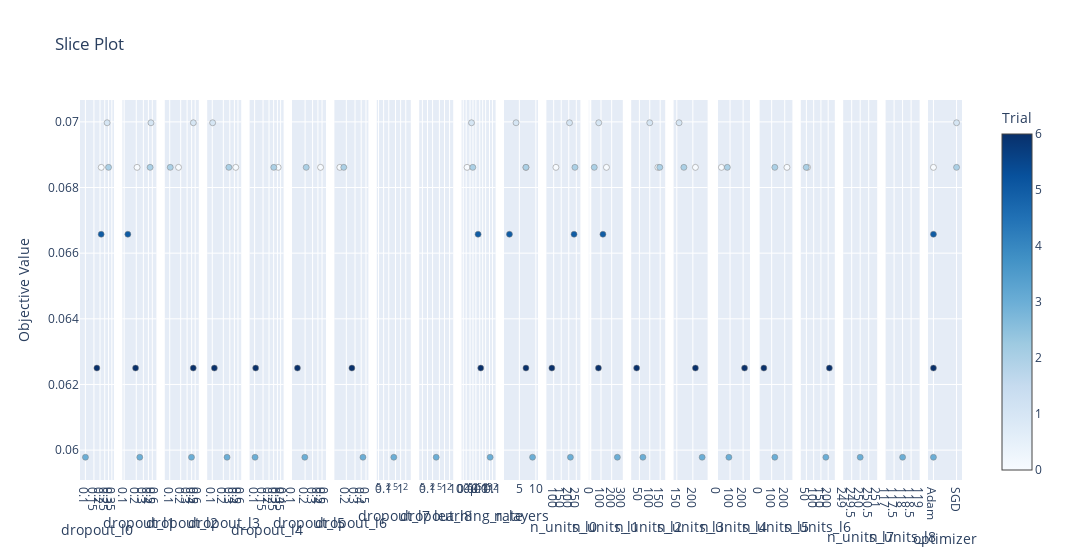

The code cell stored with this chart in its notebook:
### Code cell
optuna.visualization.plot_slice(study)

### Figure 1 — Plotly figure (JSON) as saved in the notebook; plotly's stock layout.template omitted (floating-point values rounded to 4 significant figures)
{"data": [{"marker": {"color": [0, 1, 2, 3, 5, 6], "colorbar": {"title": {"text": "Trial"}, "x": 1, "xpad": 40}, "colorscale": [[0, "rgb(247,251,255)"], [0.125, "rgb(222,235,247)"], [0.25, "rgb(198,219,239)"], [0.375, "rgb(158,202,225)"], [0.5, "rgb(107,174,214)"], [0.625, "rgb(66,146,198)"], [0.75, "rgb(33,113,181)"], [0.875, "rgb(8,81,156)"], [1, "rgb(8,48,107)"]], "line": {"color": "Grey", "width": 0.5}, "showscale": true}, "mode": "markers", "showlegend": false, "type": "scatter", "x": [0.2119, 0.2801, 0.2996, 0.1003, 0.2111, 0.1722], "xaxis": "x", "y": [0.06861, 0.06997, 0.06861, 0.05978, 0.06658, 0.0625], "yaxis": "y"}, {"marker": {"color": [0, 1, 2, 3, 5, 6], "colorbar": {"title": {"text": "Trial"}, "x": 1, "xpad": 40}, "colorscale": [[0, "rgb(247,251,255)"], [0.125, "rgb(222,235,247)"], [0.25, "rgb(198,219,239)"], [0.375, "rgb(158,202,225)"], [0.5, "rgb(107,174,214)"], [0.625, "rgb(66,146,198)"], [0.75, "rgb(33,113,181)"], [0.875, "rgb(8,81,156)"], [1, "rgb(8,48,107)"]], "line": {"color": "Grey", "width": 0.5}, "showscale": false}, "mode": "markers", "showlegend": false, "type": "scatter", "x": [0.2091, 0.4628, 0.4407, 0.2442, 0.1236, 0.1923], "xaxis": "x2", "y": [0.06861, 0.06997, 0.06861, 0.05978, 0.06658, 0.0625], "yaxis": "y2"}, {"marker": {"color": [0, 1, 2, 3, 6], "colorbar": {"title": {"text": "Trial"}, "x": 1, "xpad": 40}, "colorscale": [[0, "rgb(247,251,255)"], [0.125, "rgb(222,235,247)"], [0.25, "rgb(198,219,239)"], [0.375, "rgb(158,202,225)"], [0.5, "rgb(107,174,214)"], [0.625, "rgb(66,146,198)"], [0.75, "rgb(33,113,181)"], [0.875, "rgb(8,81,156)"], [1, "rgb(8,48,107)"]], "line": {"color": "Grey", "width": 0.5}, "showscale": false}, "mode": "markers", "showlegend": false, "type": "scatter", "x": [0.1749, 0.4453, 0.1034, 0.3954, 0.4426], "xaxis": "x3", "y": [0.06861, 0.06997, 0.06861, 0.05978, 0.0625], "yaxis": "y3"}, {"marker": {"color": [0, 1, 2, 3, 6], "colorbar": {"title": {"text": "Trial"}, "x": 1, "xpad": 40}, "colorscale": [[0, "rgb(247,251,255)"], [0.125, "rgb(222,235,247)"], [0.25, "rgb(198,219,239)"], [0.375, "rgb(158,202,225)"], [0.5, "rgb(107,174,214)"], [0.625, "rgb(66,146,198)"], [0.75, "rgb(33,113,181)"], [0.875, "rgb(8,81,156)"], [1, "rgb(8,48,107)"]], "line": {"color": "Grey", "width": 0.5}, "showscale": false}, "mode": "markers", "showlegend": false, "type": "scatter", "x": [0.4352, 0.1024, 0.2825, 0.2524, 0.1141], "xaxis": "x4", "y": [0.06861, 0.06997, 0.06861, 0.05978, 0.0625], "yaxis": "y4"}, {"marker": {"color": [0, 2, 3, 6], "colorbar": {"title": {"text": "Trial"}, "x": 1, "xpad": 40}, "colorscale": [[0, "rgb(247,251,255)"], [0.125, "rgb(222,235,247)"], [0.25, "rgb(198,219,239)"], [0.375, "rgb(158,202,225)"], [0.5, "rgb(107,174,214)"], [0.625, "rgb(66,146,198)"], [0.75, "rgb(33,113,181)"], [0.875, "rgb(8,81,156)"], [1, "rgb(8,48,107)"]], "line": {"color": "Grey", "width": 0.5}, "showscale": false}, "mode": "markers", "showlegend": false, "type": "scatter", "x": [0.3107, 0.2518, 0.102, 0.105], "xaxis": "x5", "y": [0.06861, 0.06861, 0.05978, 0.0625], "yaxis": "y5"}, {"marker": {"color": [0, 2, 3, 6], "colorbar": {"title": {"text": "Trial"}, "x": 1, "xpad": 40}, "colorscale": [[0, "rgb(247,251,255)"], [0.125, "rgb(222,235,247)"], [0.25, "rgb(198,219,239)"], [0.375, "rgb(158,202,225)"], [0.5, "rgb(107,174,214)"], [0.625, "rgb(66,146,198)"], [0.75, "rgb(33,113,181)"], [0.875, "rgb(8,81,156)"], [1, "rgb(8,48,107)"]], "line": {"color": "Grey", "width": 0.5}, "showscale": false}, "mode": "markers", "showlegend": false, "type": "scatter", "x": [0.4612, 0.2122, 0.1969, 0.1322], "xaxis": "x6", "y": [0.06861, 0.06861, 0.05978, 0.0625], "yaxis": "y6"}, {"marker": {"color": [0, 2, 3, 6], "colorbar": {"title": {"text": "Trial"}, "x": 1, "xpad": 40}, "colorscale": [[0, "rgb(247,251,255)"], [0.125, "rgb(222,235,247)"], [0.25, "rgb(198,219,239)"], [0.375, "rgb(158,202,225)"], [0.5, "rgb(107,174,214)"], [0.625, "rgb(66,146,198)"], [0.75, "rgb(33,113,181)"], [0.875, "rgb(8,81,156)"], [1, "rgb(8,48,107)"]], "line": {"color": "Grey", "width": 0.5}, "showscale": false}, "mode": "markers", "showlegend": false, "type": "scatter", "x": [0.1479, 0.1775, 0.4343, 0.2595], "xaxis": "x7", "y": [0.06861, 0.06861, 0.05978, 0.0625], "yaxis": "y7"}, {"marker": {"color": [3], "colorbar": {"title": {"text": "Trial"}, "x": 1, "xpad": 40}, "colorscale": [[0, "rgb(247,251,255)"], [0.125, "rgb(222,235,247)"], [0.25, "rgb(198,219,239)"], [0.375, "rgb(158,202,225)"], [0.5, "rgb(107,174,214)"], [0.625, "rgb(66,146,198)"], [0.75, "rgb(33,113,181)"], [0.875, "rgb(8,81,156)"], [1, "rgb(8,48,107)"]], "line": {"color": "Grey", "width": 0.5}, "showscale": false}, "mode": "markers", "showlegend": false, "type": "scatter", "x": [0.3958], "xaxis": "x8", "y": [0.05978], "yaxis": "y8"}, {"marker": {"color": [3], "colorbar": {"title": {"text": "Trial"}, "x": 1, "xpad": 40}, "colorscale": [[0, "rgb(247,251,255)"], [0.125, "rgb(222,235,247)"], [0.25, "rgb(198,219,239)"], [0.375, "rgb(158,202,225)"], [0.5, "rgb(107,174,214)"], [0.625, "rgb(66,146,198)"], [0.75, "rgb(33,113,181)"], [0.875, "rgb(8,81,156)"], [1, "rgb(8,48,107)"]], "line": {"color": "Grey", "width": 0.5}, "showscale": false}, "mode": "markers", "showlegend": false, "type": "scatter", "x": [0.3261], "xaxis": "x9", "y": [0.05978], "yaxis": "y9"}, {"marker": {"color": [0, 1, 2, 3, 5, 6], "colorbar": {"title": {"text": "Trial"}, "x": 1, "xpad": 40}, "colorscale": [[0, "rgb(247,251,255)"], [0.125, "rgb(222,235,247)"], [0.25, "rgb(198,219,239)"], [0.375, "rgb(158,202,225)"], [0.5, "rgb(107,174,214)"], [0.625, "rgb(66,146,198)"], [0.75, "rgb(33,113,181)"], [0.875, "rgb(8,81,156)"], [1, "rgb(8,48,107)"]], "line": {"color": "Grey", "width": 0.5}, "showscale": false}, "mode": "markers", "showlegend": false, "type": "scatter", "x": [0.0002464, 0.0007071, 0.0009646, 0.05846, 0.003359, 0.006292], "xaxis": "x10", "y": [0.06861, 0.06997, 0.06861, 0.05978, 0.06658, 0.0625], "yaxis": "y10"}, {"marker": {"color": [0, 1, 2, 3, 5, 6], "colorbar": {"title": {"text": "Trial"}, "x": 1, "xpad": 40}, "colorscale": [[0, "rgb(247,251,255)"], [0.125, "rgb(222,235,247)"], [0.25, "rgb(198,219,239)"], [0.375, "rgb(158,202,225)"], [0.5, "rgb(107,174,214)"], [0.625, "rgb(66,146,198)"], [0.75, "rgb(33,113,181)"], [0.875, "rgb(8,81,156)"], [1, "rgb(8,48,107)"]], "line": {"color": "Grey", "width": 0.5}, "showscale": false}, "mode": "markers", "showlegend": false, "type": "scatter", "x": [7, 4, 7, 9, 2, 7], "xaxis": "x11", "y": [0.06861, 0.06997, 0.06861, 0.05978, 0.06658, 0.0625], "yaxis": "y11"}, {"marker": {"color": [0, 1, 2, 3, 5, 6], "colorbar": {"title": {"text": "Trial"}, "x": 1, "xpad": 40}, "colorscale": [[0, "rgb(247,251,255)"], [0.125, "rgb(222,235,247)"], [0.25, "rgb(198,219,239)"], [0.375, "rgb(158,202,225)"], [0.5, "rgb(107,174,214)"], [0.625, "rgb(66,146,198)"], [0.75, "rgb(33,113,181)"], [0.875, "rgb(8,81,156)"], [1, "rgb(8,48,107)"]], "line": {"color": "Grey", "width": 0.5}, "showscale": false}, "mode": "markers", "showlegend": false, "type": "scatter", "x": [115, 205, 241, 211, 235, 88], "xaxis": "x12", "y": [0.06861, 0.06997, 0.06861, 0.05978, 0.06658, 0.0625], "yaxis": "y12"}, {"marker": {"color": [0, 1, 2, 3, 5, 6], "colorbar": {"title": {"text": "Trial"}, "x": 1, "xpad": 40}, "colorscale": [[0, "rgb(247,251,255)"], [0.125, "rgb(222,235,247)"], [0.25, "rgb(198,219,239)"], [0.375, "rgb(158,202,225)"], [0.5, "rgb(107,174,214)"], [0.625, "rgb(66,146,198)"], [0.75, "rgb(33,113,181)"], [0.875, "rgb(8,81,156)"], [1, "rgb(8,48,107)"]], "line": {"color": "Grey", "width": 0.5}, "showscale": false}, "mode": "markers", "showlegend": false, "type": "scatter", "x": [151, 79, 37, 253, 118, 76], "xaxis": "x13", "y": [0.06861, 0.06997, 0.06861, 0.05978, 0.06658, 0.0625], "yaxis": "y13"}, {"marker": {"color": [0, 1, 2, 3, 6], "colorbar": {"title": {"text": "Trial"}, "x": 1, "xpad": 40}, "colorscale": [[0, "rgb(247,251,255)"], [0.125, "rgb(222,235,247)"], [0.25, "rgb(198,219,239)"], [0.375, "rgb(158,202,225)"], [0.5, "rgb(107,174,214)"], [0.625, "rgb(66,146,198)"], [0.75, "rgb(33,113,181)"], [0.875, "rgb(8,81,156)"], [1, "rgb(8,48,107)"]], "line": {"color": "Grey", "width": 0.5}, "showscale": false}, "mode": "markers", "showlegend": false, "type": "scatter", "x": [139, 100, 148, 67, 37], "xaxis": "x14", "y": [0.06861, 0.06997, 0.06861, 0.05978, 0.0625], "yaxis": "y14"}, {"marker": {"color": [0, 1, 2, 3, 6], "colorbar": {"title": {"text": "Trial"}, "x": 1, "xpad": 40}, "colorscale": [[0, "rgb(247,251,255)"], [0.125, "rgb(222,235,247)"], [0.25, "rgb(198,219,239)"], [0.375, "rgb(158,202,225)"], [0.5, "rgb(107,174,214)"], [0.625, "rgb(66,146,198)"], [0.75, "rgb(33,113,181)"], [0.875, "rgb(8,81,156)"], [1, "rgb(8,48,107)"]], "line": {"color": "Grey", "width": 0.5}, "showscale": false}, "mode": "markers", "showlegend": false, "type": "scatter", "x": [208, 157, 172, 229, 208], "xaxis": "x15", "y": [0.06861, 0.06997, 0.06861, 0.05978, 0.0625], "yaxis": "y15"}, {"marker": {"color": [0, 2, 3, 6], "colorbar": {"title": {"text": "Trial"}, "x": 1, "xpad": 40}, "colorscale": [[0, "rgb(247,251,255)"], [0.125, "rgb(222,235,247)"], [0.25, "rgb(198,219,239)"], [0.375, "rgb(158,202,225)"], [0.5, "rgb(107,174,214)"], [0.625, "rgb(66,146,198)"], [0.75, "rgb(33,113,181)"], [0.875, "rgb(8,81,156)"], [1, "rgb(8,48,107)"]], "line": {"color": "Grey", "width": 0.5}, "showscale": false}, "mode": "markers", "showlegend": false, "type": "scatter", "x": [34, 79, 91, 211], "xaxis": "x16", "y": [0.06861, 0.06861, 0.05978, 0.0625], "yaxis": "y16"}, {"marker": {"color": [0, 2, 3, 6], "colorbar": {"title": {"text": "Trial"}, "x": 1, "xpad": 40}, "colorscale": [[0, "rgb(247,251,255)"], [0.125, "rgb(222,235,247)"], [0.25, "rgb(198,219,239)"], [0.375, "rgb(158,202,225)"], [0.5, "rgb(107,174,214)"], [0.625, "rgb(66,146,198)"], [0.75, "rgb(33,113,181)"], [0.875, "rgb(8,81,156)"], [1, "rgb(8,48,107)"]], "line": {"color": "Grey", "width": 0.5}, "showscale": false}, "mode": "markers", "showlegend": false, "type": "scatter", "x": [217, 124, 124, 40], "xaxis": "x17", "y": [0.06861, 0.06861, 0.05978, 0.0625], "yaxis": "y17"}, {"marker": {"color": [0, 2, 3, 6], "colorbar": {"title": {"text": "Trial"}, "x": 1, "xpad": 40}, "colorscale": [[0, "rgb(247,251,255)"], [0.125, "rgb(222,235,247)"], [0.25, "rgb(198,219,239)"], [0.375, "rgb(158,202,225)"], [0.5, "rgb(107,174,214)"], [0.625, "rgb(66,146,198)"], [0.75, "rgb(33,113,181)"], [0.875, "rgb(8,81,156)"], [1, "rgb(8,48,107)"]], "line": {"color": "Grey", "width": 0.5}, "showscale": false}, "mode": "markers", "showlegend": false, "type": "scatter", "x": [58, 49, 184, 208], "xaxis": "x18", "y": [0.06861, 0.06861, 0.05978, 0.0625], "yaxis": "y18"}, {"marker": {"color": [3], "colorbar": {"title": {"text": "Trial"}, "x": 1, "xpad": 40}, "colorscale": [[0, "rgb(247,251,255)"], [0.125, "rgb(222,235,247)"], [0.25, "rgb(198,219,239)"], [0.375, "rgb(158,202,225)"], [0.5, "rgb(107,174,214)"], [0.625, "rgb(66,146,198)"], [0.75, "rgb(33,113,181)"], [0.875, "rgb(8,81,156)"], [1, "rgb(8,48,107)"]], "line": {"color": "Grey", "width": 0.5}, "showscale": false}, "mode": "markers", "showlegend": false, "type": "scatter", "x": [250], "xaxis": "x19", "y": [0.05978], "yaxis": "y19"}, {"marker": {"color": [3], "colorbar": {"title": {"text": "Trial"}, "x": 1, "xpad": 40}, "colorscale": [[0, "rgb(247,251,255)"], [0.125, "rgb(222,235,247)"], [0.25, "rgb(198,219,239)"], [0.375, "rgb(158,202,225)"], [0.5, "rgb(107,174,214)"], [0.625, "rgb(66,146,198)"], [0.75, "rgb(33,113,181)"], [0.875, "rgb(8,81,156)"], [1, "rgb(8,48,107)"]], "line": {"color": "Grey", "width": 0.5}, "showscale": false}, "mode": "markers", "showlegend": false, "type": "scatter", "x": [118], "xaxis": "x20", "y": [0.05978], "yaxis": "y20"}, {"marker": {"color": [0, 1, 2, 3, 5, 6], "colorbar": {"title": {"text": "Trial"}, "x": 1, "xpad": 40}, "colorscale": [[0, "rgb(247,251,255)"], [0.125, "rgb(222,235,247)"], [0.25, "rgb(198,219,239)"], [0.375, "rgb(158,202,225)"], [0.5, "rgb(107,174,214)"], [0.625, "rgb(66,146,198)"], [0.75, "rgb(33,113,181)"], [0.875, "rgb(8,81,156)"], [1, "rgb(8,48,107)"]], "line": {"color": "Grey", "width": 0.5}, "showscale": false}, "mode": "markers", "showlegend": false, "type": "scatter", "x": ["Adam", "SGD", "SGD", "Adam", "Adam", "Adam"], "xaxis": "x21", "y": [0.06861, 0.06997, 0.06861, 0.05978, 0.06658, 0.0625], "yaxis": "y21"}], "layout": {"title": {"text": "Slice Plot"}, "width": 6300, "xaxis": {"anchor": "y", "domain": [0, 0.03855], "title": {"text": "dropout_l0"}, "type": "log"}, "xaxis10": {"anchor": "y10", "domain": [0.4327, 0.4712], "title": {"text": "learning_rate"}, "type": "log"}, "xaxis11": {"anchor": "y11", "domain": [0.4807, 0.5193], "title": {"text": "n_layers"}}, "xaxis12": {"anchor": "y12", "domain": [0.5288, 0.5673], "title": {"text": "n_units_l0"}}, "xaxis13": {"anchor": "y13", "domain": [0.5769, 0.6154], "title": {"text": "n_units_l1"}}, "xaxis14": {"anchor": "y14", "domain": [0.6249, 0.6635], "title": {"text": "n_units_l2"}}, "xaxis15": {"anchor": "y15", "domain": [0.673, 0.7116], "title": {"text": "n_units_l3"}}, "xaxis16": {"anchor": "y16", "domain": [0.7211, 0.7596], "title": {"text": "n_units_l4"}}, "xaxis17": {"anchor": "y17", "domain": [0.7692, 0.8077], "title": {"text": "n_units_l5"}}, "xaxis18": {"anchor": "y18", "domain": [0.8172, 0.8558], "title": {"text": "n_units_l6"}}, "xaxis19": {"anchor": "y19", "domain": [0.8653, 0.9039], "title": {"text": "n_units_l7"}}, "xaxis2": {"anchor": "y2", "domain": [0.04807, 0.08662], "title": {"text": "dropout_l1"}, "type": "log"}, "xaxis20": {"anchor": "y20", "domain": [0.9134, 0.9519], "title": {"text": "n_units_l8"}}, "xaxis21": {"anchor": "y21", "domain": [0.9615, 1], "title": {"text": "optimizer"}}, "xaxis3": {"anchor": "y3", "domain": [0.09615, 0.1347], "title": {"text": "dropout_l2"}, "type": "log"}, "xaxis4": {"anchor": "y4", "domain": [0.1442, 0.1828], "title": {"text": "dropout_l3"}, "type": "log"}, "xaxis5": {"anchor": "y5", "domain": [0.1923, 0.2308], "title": {"text": "dropout_l4"}, "type": "log"}, "xaxis6": {"anchor": "y6", "domain": [0.2404, 0.2789], "title": {"text": "dropout_l5"}, "type": "log"}, "xaxis7": {"anchor": "y7", "domain": [0.2884, 0.327], "title": {"text": "dropout_l6"}, "type": "log"}, "xaxis8": {"anchor": "y8", "domain": [0.3365, 0.3751], "title": {"text": "dropout_l7"}, "type": "log"}, "xaxis9": {"anchor": "y9", "domain": [0.3846, 0.4231], "title": {"text": "dropout_l8"}, "type": "log"}, "yaxis": {"anchor": "x", "domain": [0, 1], "title": {"text": "Objective Value"}}, "yaxis10": {"anchor": "x10", "domain": [0, 1], "matches": "y", "showticklabels": false}, "yaxis11": {"anchor": "x11", "domain": [0, 1], "matches": "y", "showticklabels": false}, "yaxis12": {"anchor": "x12", "domain": [0, 1], "matches": "y", "showticklabels": false}, "yaxis13": {"anchor": "x13", "domain": [0, 1], "matches": "y", "showticklabels": false}, "yaxis14": {"anchor": "x14", "domain": [0, 1], "matches": "y", "showticklabels": false}, "yaxis15": {"anchor": "x15", "domain": [0, 1], "matches": "y", "showticklabels": false}, "yaxis16": {"anchor": "x16", "domain": [0, 1], "matches": "y", "showticklabels": false}, "yaxis17": {"anchor": "x17", "domain": [0, 1], "matches": "y", "showticklabels": false}, "yaxis18": {"anchor": "x18", "domain": [0, 1], "matches": "y", "showticklabels": false}, "yaxis19": {"anchor": "x19", "domain": [0, 1], "matches": "y", "showticklabels": false}, "yaxis2": {"anchor": "x2", "domain": [0, 1], "matches": "y", "showticklabels": false}, "yaxis20": {"anchor": "x20", "domain": [0, 1], "matches": "y", "showticklabels": false}, "yaxis21": {"anchor": "x21", "domain": [0, 1], "matches": "y", "showticklabels": false}, "yaxis3": {"anchor": "x3", "domain": [0, 1], "matches": "y", "showticklabels": false}, "yaxis4": {"anchor": "x4", "domain": [0, 1], "matches": "y", "showticklabels": false}, "yaxis5": {"anchor": "x5", "domain": [0, 1], "matches": "y", "showticklabels": false}, "yaxis6": {"anchor": "x6", "domain": [0, 1], "matches": "y", "showticklabels": false}, "yaxis7": {"anchor": "x7", "domain": [0, 1], "matches": "y", "showticklabels": false}, "yaxis8": {"anchor": "x8", "domain": [0, 1], "matches": "y", "showticklabels": false}, "yaxis9": {"anchor": "x9", "domain": [0, 1], "matches": "y", "showticklabels": false}}}
